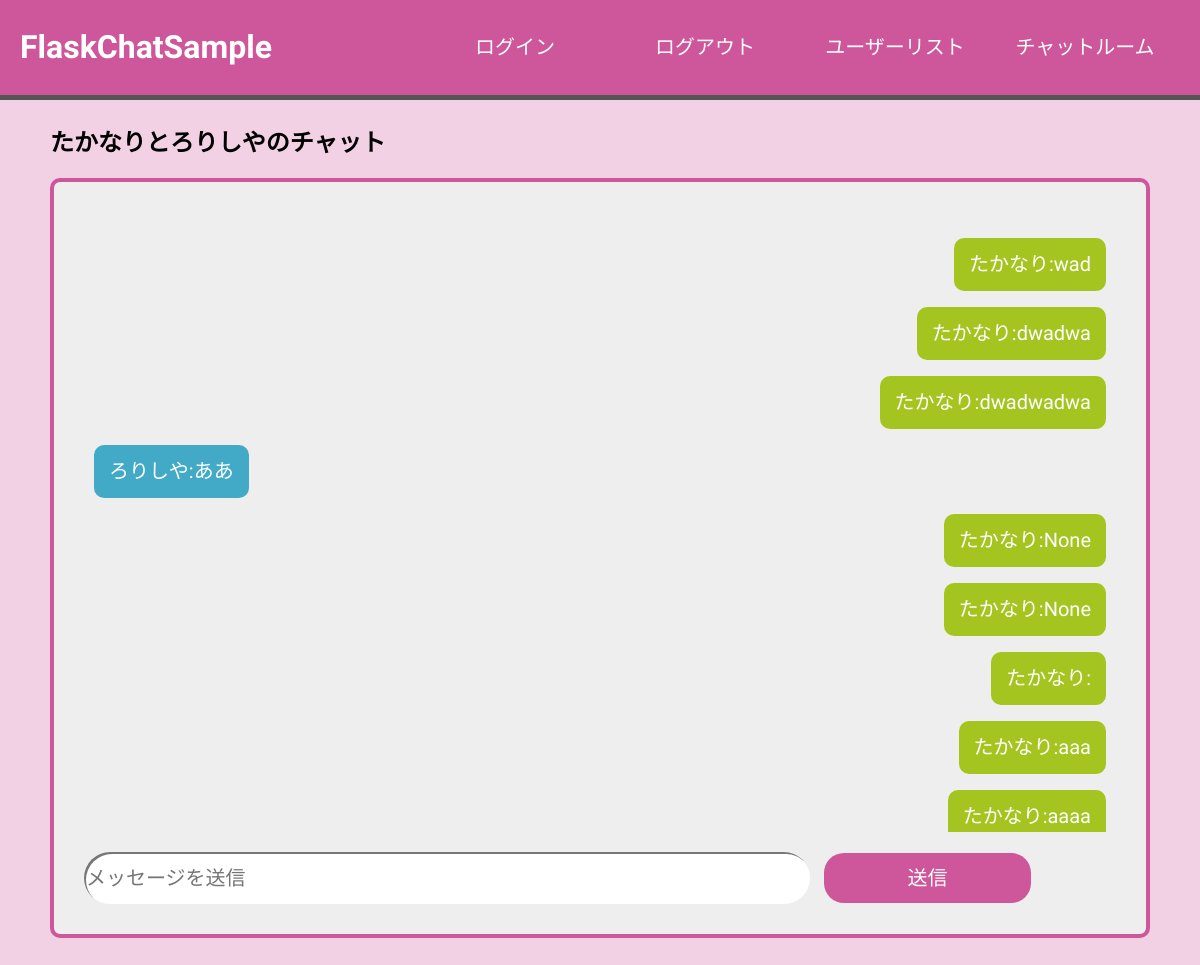
/chat/1 (signed in), run on the app's committed database.
### tables this page shows
CREATE TABLE "chat" (
	"id"	INTEGER,
	"user_id1"	INTEGER,
	"user_id2"	INTEGER,
	"room"	TEXT,
	PRIMARY KEY("id" AUTOINCREMENT)
);

CREATE TABLE "chatmess" (
	"id"	INTEGER,
	"chat_id"	INTEGER,
	"to_user"	INTEGER,
	"from_user"	INTEGER,
	"message"	TEXT,
	PRIMARY KEY("id" AUTOINCREMENT)
);

CREATE TABLE "user" (
	"id"	INTEGER,
	"name"	TEXT,
	"password"	TEXT,
	PRIMARY KEY("id" AUTOINCREMENT)
);

### app.py (the view)
@app.route("/chat/<int:chatid>")
def chat_get(chatid):
    if "user_id" in session:
        my_id = session["user_id"]
        conn = sqlite3.connect('chattest.db')
        c = conn.cursor()
        c.execute(
            "select chatmess.to_user, chatmess.from_user, chatmess.message, user.name from chatmess inner join user on chatmess.from_user = user.id where chat_id = ?", (chatid,))
        chat_fetch = c.fetchall()
        chat_info = []
        for chat in chat_fetch:
            chat_info.append(
                {"to": chat[0], "from": chat[1], "message": chat[2], "fromname": chat[3]})
        c.execute("select room from chat where id = ?", (chatid,))
        room_name = c.fetchone()[0]
        c.close()
        return render_template("chat.html", chat_list=chat_info, link_chatid=chatid, tpl_room_name=room_name, tpl_my_id=my_id)
    else:
        return redirect("/login")

### templates/chat.html
{% extends "base.html" %}
{% block content %}
<div class="chatTemp">
    <h2>{{tpl_room_name}}</h2>
    <div class="chatBox">
        <div class="chatMessage">
            {% for chat in chat_list%}
            {% if tpl_my_id == chat["from"] %}
            <p class="fromText"><span>{{chat["fromname"]}}:{{chat["message"]}}</span></p>
            {% else %}
            <p class="toText"><span>{{chat["fromname"]}}:{{chat["message"]}}</span></p>
            {% endif %}
            {% endfor %}
        </div>
        <form action="/chat/{{link_chatid}}" method="POST">
            <input type="text" name="input_message" placeholder="メッセージを送信">
            <input type="submit" value="送信">
        </form>
    </div>
</div>
{% endblock %}

### templates/base.html (shortened to what this page needs)
<!DOCTYPE html>
<html lang="ja">
<head>
    <link rel="stylesheet" href="/static/css/style.css">
</head>
<body>
    <header>
        <div class="container">
            <a href="/userlist">
                <h1>FlaskChatSample</h1>
            </a>
            <div class="menu">
                <p><a href="/login">ログイン</a></p>
                <p><a href="/logout">ログアウト</a></p>
                <p><a href="/userlist">ユーザーリスト</a></p>
                <p><a href="/chatroom">チャットルーム</a></p>
            </div>
        </div>
    </header>
    <main>
        {% block content %}
        {% endblock %}
    </main>
</body>
</html>

### static/css/style.css (style rules this page uses)
html { line-height: 1.15; -webkit-text-size-adjust: 100%; }
body { margin: 0; }
main { display: block; margin: 30px 50px; }
h1 { font-size: 2em; margin: 0.67em 0; }
a { background-color: transparent; }
button, input, optgroup, select, textarea { font-family: inherit; font-size: 100%; line-height: 1.15; margin: 0; }
button, input { overflow: visible; }
button, [type="button"], [type="reset"], [type="submit"] { -webkit-appearance: button; }
* { font-family: "M PLUS Rounded 1c"; }
a { text-decoration: none; }
body { background-color: #F3D1E5; }
header { background-color: #CE579B; border-bottom: solid 5px #555555; }
header h1 { margin: 20px; }
.container { display: flex; align-items: center; justify-content: space-between; }
.menu { display: flex; margin: 0 20px; }
.menu a { display: block; font-size: 20px; width: 150px; text-align: center; padding: 20px 10px; margin: 0 10px; }
.menu p a,h1 { color: white; }
.chatBox { position: relative; padding: 30px; border: #CE579B 4px solid ; border-radius: 10px; background-color: #eeeeee; }
.chatMessage { padding: 10px; margin-bottom: 20px; overflow: auto; height: 600px; }
.fromText { text-align: right; }
.chatBox input[type="text"] { box-shadow: 2px 2px inset rgb(119, 119, 119); border: 0px; width: 70%; height: 50px; border-radius: 30px; font-size: 20px; }
.chatBox input[type="submit"] { margin-left: 10px; width: 20%; height: 50px; border-radius: 20px; border: 0px; background-color: #CE579B; color: white; font-size: 20px; }
.chatBox p span { display: inline-block; font-size: 20px; padding: 15px; border-radius: 10px; max-width: 50%; }
.fromText span { background-color: #A4C520; color: white; }
.toText span { background-color: #42AAC7; color: white; }

### data on the page
chat: room "たかなりとろりしやのチャット"
chatmess: fromname "たかなり", message "wad"
chatmess: fromname "たかなり", message "dwadwa"
chatmess: fromname "たかなり", message "dwadwadwa"
chatmess: fromname "ろりしや", message "ああ"
chatmess: fromname "たかなり", message "None"
chatmess: fromname "たかなり", message "None"
chatmess: fromname "たかなり"
chatmess: fromname "たかなり", message "aaa"
chatmess: fromname "たかなり", message "aaaa"
